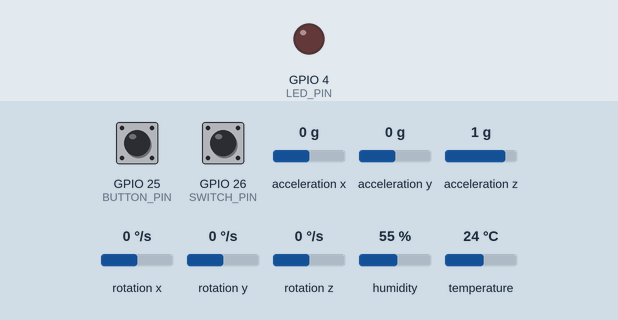
Simulated run of this sketch. Board: ESP32. On the bench: output pins drawn as LEDs (lit = HIGH). Inputs (shaded band) come from the test bench; at power-on: temperature 24 °C, GPIO 25 (BUTTON_PIN) HIGH, GPIO 26 (SWITCH_PIN) HIGH, acceleration x 0 g, acceleration y 0 g, acceleration z 1 g, rotation x 0 °/s, rotation y 0 °/s, rotation z 0 °/s, humidity 55 %. WiFi joins after 1.5 s; servers stay silent unless stated; no MQTT or app messages arrive unless stated; what the sketch prints to the serial monitor is not drawn.

Above: at 5.9 s.
6.0 s: temperature set to 37.6 °C
12.2 s: temperature set to 38.5 °C
At 17.5 s:
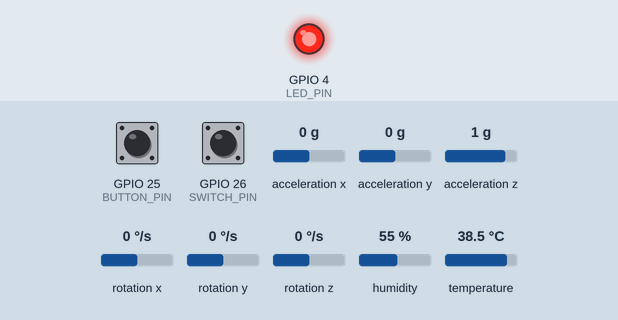
18.2 s: temperature set to 12 °C
At 23.3 s:
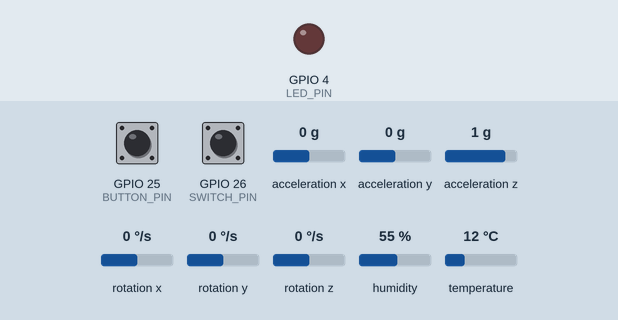
24.2 s: temperature set to 41 °C
At 29.1 s:
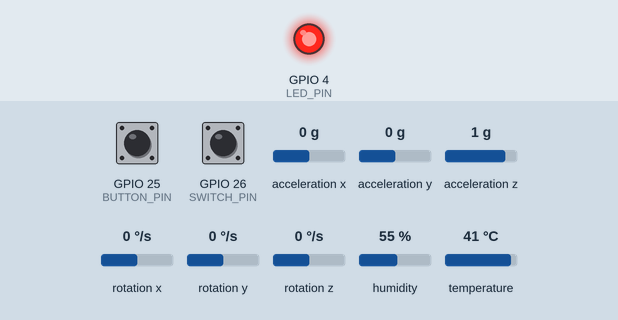
Timing chart, 0 to 30.6 s (numbered marks = the images above; inputs shaded):
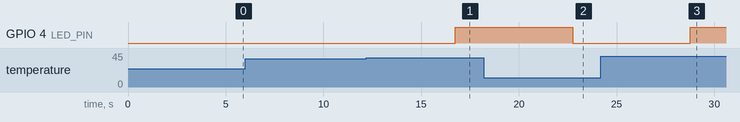

Measured:
- the behaviour switches between 38 and 38.1 °C on temperature (found by bisection; images 0 and 1)
- after the input at 6.0 s, every drawn part: stays the same
- after the input at 12.2 s, GPIO 4 (LED_PIN): LOW → HIGH after 4.6 s
- after the input at 18.2 s, GPIO 4 (LED_PIN): HIGH → LOW after 4.6 s
- after the input at 24.2 s, GPIO 4 (LED_PIN): LOW → HIGH after 4.6 s

The sketch:

sketch.ino
```cpp
/*************************************************
 * Projeto: CardioIA – Parte 2 (MQTT + Dashboard)
 * Placa:   ESP32 DevKit v1 (Wokwi)
 * Objetivo: Ler DHT22 + botão (BPM) + MPU6050,
 *           montar JSON compacto e publicar via MQTT
 *           no HiveMQ (broker público) para consumir
 *           no Node-RED.
 *
 * Conexões (mesmas da Parte 1):
 *   DHT22          -> GPIO14
 *   Botão (BPM)    -> GPIO25 (INPUT_PULLUP)
 *   Chave ON/OFF   -> GPIO26 (HIGH = online)
 *   LED de alerta  -> GPIO4
 *   MPU6050 (I2C)  -> SDA=21, SCL=22
 *
 * Formato de payload (Node-RED):
 *   { t: 39.6, h: 48.3, b: 120, o: true, a: false }
 *************************************************/

#include <Arduino.h>
#include <WiFi.h>
#include <PubSubClient.h>
#include <Wire.h>
#include <MPU6050_tockn.h>

// --- DHT (usei a lib "DHT sensor library") ---
#include <DHT.h>
#define DHTPIN   14
#define DHTTYPE  DHT22
DHT dht(DHTPIN, DHTTYPE);

// --- Pinos (mesmos da Parte 1) ---
#define BUTTON_PIN   25    // botão para contar batimentos (INPUT_PULLUP)
#define SWITCH_PIN   26    // chave ONLINE/OFFLINE (HIGH = online)
#define LED_PIN       4    // LED para alerta visual

// --- MPU6050 (movimento bem simples) ---
MPU6050 mpu(Wire);
const float ACC_THRESHOLD = 0.20f;  // ~0.2 g de variação já considero “movimento”

// --- Limiares de alerta (mantive os da Parte 1) ---
const int   MAX_BPM  = 120;
const float MAX_TEMP = 38.0f;

// ======= Wi-Fi (Wokwi) =======
const char* WIFI_SSID = "Wokwi-GUEST";
const char* WIFI_PASS = "";

// ======= MQTT (HiveMQ público – sem TLS) =======
const char* MQTT_HOST  = "broker.hivemq.com";
const int   MQTT_PORT  = 1883;
const char* MQTT_TOPIC = "cardioia/luana-grupo/telemetry";

// Cliente MQTT (sem TLS mesmo, pois é broker público)
WiFiClient      wifiClient;
PubSubClient    mqtt(wifiClient);

// ======= Janelas/tempos =======
const unsigned long SAMPLE_MS     = 1000;   // taxa de amostragem (1s)
const unsigned long PUBLISH_MS    = 3000;   // publica a cada 3s
const unsigned long BPM_WINDOW_MS = 10000;  // janela de 10s para virar BPM
unsigned long lastSample  = 0;
unsigned long lastPublish = 0;

// ======= BPM por botão (debounce e janela) =======
unsigned long inicioJanelaBPM = 0;
unsigned long lastDebounce    = 0;
const unsigned long DEBOUNCE_MS = 30;
int pulsos = 0;            // contagem de toques dentro da janela
int bpm    = 0;            // BPM calculado a cada 10s
int lastBtn = HIGH;        // para o debounce

// ======= Movimento (estado simples) =======
bool movimento = false;

// ===================================================
//               Funções auxiliares
// ===================================================

// Conecta no Wi-Fi do Wokwi
void conectaWiFi() {
  Serial.print("Conectando ao WiFi ");
  Serial.print(WIFI_SSID);
  Serial.print(" ... ");
  WiFi.begin(WIFI_SSID, WIFI_PASS);

  unsigned long t0 = millis();
  while (WiFi.status() != WL_CONNECTED) {
    delay(250);
    Serial.print(".");
    if (millis() - t0 > 15000) break; // não fica preso se algo travar
  }

  if (WiFi.status() == WL_CONNECTED) {
    Serial.print("\nWiFi conectado! IP: ");
    Serial.println(WiFi.localIP());
  } else {
    Serial.println("\n[WiFi] Falha ao conectar (vou tentar MQTT mesmo assim).");
  }
}

// Faz/re-faz a conexão MQTT (porta 1883)
// Aqui eu gero um clientId único para evitar conflito
void conectaMQTT() {
  if (WiFi.status() != WL_CONNECTED) return;

  mqtt.setServer(MQTT_HOST, MQTT_PORT);

  while (!mqtt.connected()) {
    String clientId = "esp32-cardioia-" + String((uint32_t)ESP.getEfuseMac(), HEX);
    Serial.print("Conectando ao broker MQTT ... ");
    if (mqtt.connect(clientId.c_str())) {
      Serial.println("Conectado!");
    } else {
      Serial.print("falhou, rc=");
      Serial.print(mqtt.state());
      Serial.println(" (tento de novo em 2s)");
      delay(2000);
    }
  }
}

// Leitura do botão com debounce e janela de 10s para virar BPM
void updateBPM() {
  int reading = digitalRead(BUTTON_PIN);

  // detecção de borda com debounce
  if (reading != lastBtn) {
    lastDebounce = millis();
    lastBtn = reading;
  }

  // quando o botão está estável em LOW, conto um “pulso”
  if ((millis() - lastDebounce) > DEBOUNCE_MS && reading == LOW) {
    pulsos++;
    delay(200); // protejo de multi-clique no simulador
  }

  // a cada 10s fecho a janela e transformo pulsos em BPM
  if (millis() - inicioJanelaBPM >= BPM_WINDOW_MS) {
    bpm = pulsos * 6;  // 10s * 6 = 60s (BPM)
    pulsos = 0;
    inicioJanelaBPM = millis();
    Serial.print("[BPM] Batimentos: ");
    Serial.println(bpm);
  }
}

// Atualiza o estado “movimento” usando a aceleração
void updateMovimento() {
  mpu.update();
  float ax = mpu.getAccX();
  float ay = mpu.getAccY();
  float az = mpu.getAccZ();

  // Parada “ideal” ≈ (0, 0, ~1g). Se sair desse envelope, considero movimento.
  bool movX = fabs(ax) > ACC_THRESHOLD;
  bool movY = fabs(ay) > ACC_THRESHOLD;
  bool movZ = fabs(az - 1.0f) > ACC_THRESHOLD;
  movimento = movX || movY || movZ;
}

// ===================================================
//                       Setup
// ===================================================
void setup() {
  Serial.begin(115200);
  delay(200);
  Serial.println("=== CardioIA – Parte 2 (MQTT) – Inicializando ===");

  // IOs
  pinMode(LED_PIN, OUTPUT);
  digitalWrite(LED_PIN, LOW);

  pinMode(BUTTON_PIN, INPUT_PULLUP);
  pinMode(SWITCH_PIN, INPUT); // HIGH = online

  // Sensores
  dht.begin();
  Wire.begin(21, 22);
  mpu.begin();
  mpu.calcGyroOffsets(true);  // calibra o giroscópio

  // Redes
  conectaWiFi();
  conectaMQTT();

  // Janelas iniciais
  inicioJanelaBPM = millis();
  lastSample      = millis();
  lastPublish     = millis();
}

// ===================================================
//                        Loop
// ===================================================
void loop() {
  // Mantenho MQTT vivo e reconecto se cair
  if (WiFi.status() == WL_CONNECTED && !mqtt.connected()) {
    conectaMQTT();
  }
  mqtt.loop();

  // Atualizações contínuas
  updateBPM();
  updateMovimento();

  unsigned long now = millis();

  // Leitura do DHT a cada 1s
  static float t = NAN, h = NAN;
  if (now - lastSample >= SAMPLE_MS) {
    lastSample = now;

    h = dht.readHumidity();
    t = dht.readTemperature();

    // fallback simples quando o DHT retorna NaN
    if (isnan(t) || isnan(h)) {
      t = 26.0;
      h = 45.0;
      Serial.println("[DHT] leitura inválida, usando defaults 26/45");
    }
  }

  // Publico a cada 3s no formato curto esperado pelo Node-RED
  if (now - lastPublish >= PUBLISH_MS) {
    lastPublish = now;

    bool online = digitalRead(SWITCH_PIN) == HIGH;
    bool alerta = (bpm > MAX_BPM) || (t > MAX_TEMP);

    // LED de alerta para feedback visual
    digitalWrite(LED_PIN, alerta ? HIGH : LOW);

    // *** JSON compacto no estilo do debug do Node-RED ***
    // Ex.: { t: 39.6, h: 48.3, b: 120, o: true, a: false }
    // Obs.: aqui eu monto “na mão” para manter os nomes curtinhos.
    char payload[160];
    // online/alerta como true/false (sem aspas)
    const char* oStr = online ? "true" : "false";
    const char* aStr = alerta ? "true" : "false";
    // formatação com 1 casa para manter próximo ao print do Node-RED
    snprintf(payload, sizeof(payload),
             "{ t: %.1f, h: %.1f, b: %d, o: %s, a: %s }",
             t, h, bpm, oStr, aStr);

    Serial.print("Publicando: ");
    Serial.println(payload);

    if (mqtt.connected()) {
      mqtt.publish(MQTT_TOPIC, payload);
    }
  }
}
```
